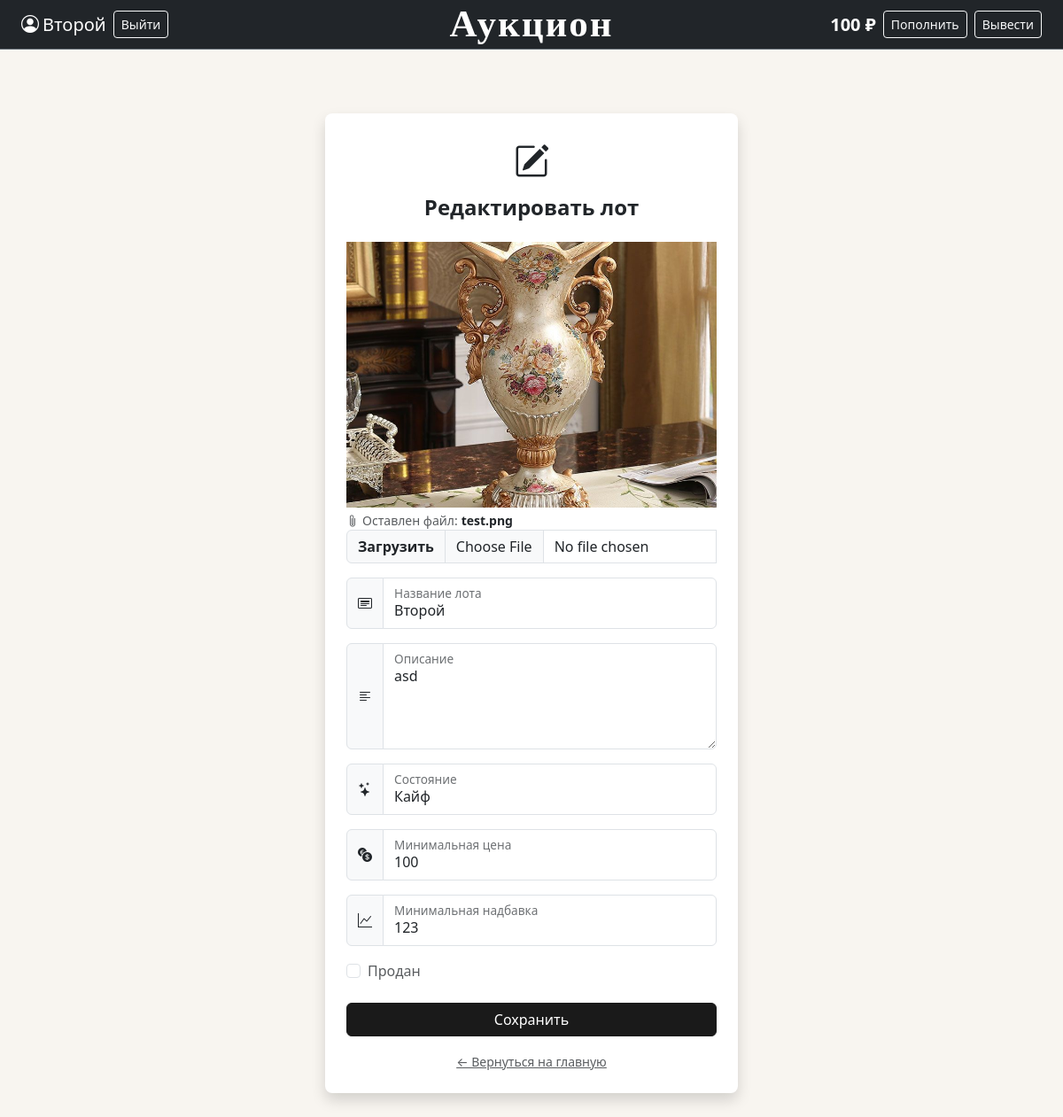
Screenshot of /lot/1 (signed in) with the database file from the repository.
### data/users.py (models this page shows, shortened)
class User(SqlAlchemyBase, UserMixin, SerializerMixin):
    __tablename__ = 'users'
    id = sqlalchemy.Column(sqlalchemy.Integer, primary_key=True, autoincrement=True)
    name = sqlalchemy.Column(sqlalchemy.String, nullable=True) # имя пользователя, заполняется пользователем
    email = sqlalchemy.Column(sqlalchemy.String, index=True, unique=True, nullable=True) # его почта, заполняется пользователем
    hashed_password = sqlalchemy.Column(sqlalchemy.String, nullable=True) # пароль, заполняется пользователем
    modified_date = sqlalchemy.Column(sqlalchemy.DateTime, default=datetime.datetime.now) # дата создания
    balance = sqlalchemy.Column(sqlalchemy.Integer, autoincrement=True, default=0) # баланс, автоматически = 0
    lots = orm.relationship("Lots", back_populates='user') # связь с другой бд

### data/lots.py (models this page shows)
class Lots(SqlAlchemyBase, SerializerMixin):
    __tablename__ = 'lots'
    id = sqlalchemy.Column(sqlalchemy.Integer,
                           primary_key=True,
                           autoincrement=True)
    name = sqlalchemy.Column(sqlalchemy.String, nullable=True) # имя лота
    file = sqlalchemy.Column(sqlalchemy.String, nullable=True) # название файла
    description = sqlalchemy.Column(sqlalchemy.String, nullable=True) # описание
    condition = sqlalchemy.Column(sqlalchemy.String, nullable=True) # состояние лота
    minimal_cost = sqlalchemy.Column(sqlalchemy.Integer, nullable=True) # минимальная цена
    minimum_premium = sqlalchemy.Column(sqlalchemy.Integer, nullable=True) # минимальная надбавка
    curr_cost = sqlalchemy.Column(sqlalchemy.Integer, nullable=True) # текущая максимальная стоимость товара
    owner_id = sqlalchemy.Column(sqlalchemy.Integer, sqlalchemy.ForeignKey("users.id")) # id собственника товара
    is_selled = sqlalchemy.Column(sqlalchemy.Boolean, default=False) # продан ли товар
    end_date = sqlalchemy.Column(sqlalchemy.DateTime, nullable=True) # дата окончания
    user = orm.relationship("User")

### main.py (the view, shortened to what this page needs)
@app.route('/lot/<int:id>', methods=['GET', 'POST'])
@login_required
def edit_lot(id):
    form = EditLotForm()
    db_sess = db_session.create_session()
    try:
        lot = db_sess.query(Lots).filter(Lots.id == id).first()
        if not lot or not (current_user.id == lot.owner_id or current_user.id == 1):
            abort(404)
        if request.method == 'GET':
            form.name.data = lot.name
            form.description.data = lot.description
            form.condition.data = lot.condition
            form.minimal_cost.data = lot.minimal_cost
            form.minimum_premium.data = lot.minimum_premium
            form.is_selled.data = lot.is_selled
        return render_template('edit_lot.html', title='Редактирование лота', form=form, lot=lot)
    finally:
        db_sess.close()

### forms/lot.py
class EditLotForm(FlaskForm):
    name = StringField('Название лота', validators=[DataRequired()])
    media = FileField('Выберите медиа файл', validators=[
        Optional(),
        FileAllowed(['jpg', 'png', 'mp4', 'webm'], 'Только фото или видео!')
    ])
    description = TextAreaField('Описание', validators=[DataRequired()])
    condition = StringField('Состояние', validators=[DataRequired()])
    minimal_cost = IntegerField('Минимальная цена', validators=[DataRequired()])
    minimum_premium = IntegerField('Минимальная надбавка', validators=[DataRequired()])
    is_selled = BooleanField('Продан')
    submit = SubmitField('Сохранить')

### data/db_session.py (called while the page is built)
def create_session() -> Session:
    global __factory
    return __factory()

### main.py (called while the page is built)
@login_manager.user_loader
def load_user(user_id):
    db_sess = db_session.create_session()
    try:
        return db_sess.get(User, user_id)
    finally:
        db_sess.close()

### templates/edit_lot.html (shortened to what this page needs)
{% extends "base.html" %}
{% block content %}
<div class="row justify-content-center mt-5 mb-5">
    <div class="col-md-5">
        <div class="card shadow border-0">
            <div class="card-body p-4">
                <div class="text-center mb-4">
                    <i class="bi bi-pencil-square fs-1 text-dark"></i>
                    <h4 class="mt-2 fw-bold">Редактировать лот</h4>
                </div>
                <form action="" method="post" enctype="multipart/form-data">
                    {% if lot.file.endswith('.mp4') or lot.file.endswith('.webm') %}
                        <video autoplay muted loop playsinline
                               class="card-img-top w-100"
                               style="object-fit: cover; height: 300px;">
                            <source src="{{ url_for('static', filename='img/lots_img/' + lot.file) }}" type="video/mp4">
                        </video>
                    {% else %}
                        <img src="{{ url_for('static', filename='img/lots_img/' + lot.file) }}"
                             class="img-fluid w-100"
                             style="object-fit: cover; height: 300px;">
                    {% endif %}
                    <div id="current-file-help" class="form-text text-muted mt-1 d-flex align-items-center gap-1">
                        <i class="bi bi-paperclip"></i>
                        Оставлен файл: <strong class="text-dark">{{ lot.file }}</strong>
                    </div>
                    <div class="input-group mb-3">
                        <label class="input-group-text fw-bold" for="media">Загрузить</label>
                        {{ form.media(class="form-control", id="media") }}<br>
                    </div>
                    <div class="input-group mb-3">
                        <span class="input-group-text"><i class="bi bi-card-heading"></i></span>
                        <div class="form-floating">
                            {{ form.name(class="form-control" + (" is-invalid" if form.name.errors else ""), id="floatingName", placeholder="Название") }}
                            {{ form.name.label(for="floatingName") }}
                        </div>
                    </div>
                    <div class="input-group mb-3">
                        <span class="input-group-text"><i class="bi bi-text-left"></i></span>
                        <div class="form-floating">
                            {{ form.description(class="form-control" + (" is-invalid" if form.description.errors else ""), id="floatingDesc", placeholder="Описание", style="height: 120px; resize: vertical;") }}
                            {{ form.description.label(for="floatingDesc") }}
                        </div>
                    </div>
                    <div class="input-group mb-3">
                        <span class="input-group-text"><i class="bi bi-stars"></i></span>
                        <div class="form-floating">
                            {{ form.condition(class="form-control" + (" is-invalid" if form.condition.errors else ""), id="floatingCondition", placeholder="Состояние") }}
                            {{ form.condition.label(for="floatingCondition") }}
                        </div>
                    </div>
                    <div class="input-group mb-3">
                        <span class="input-group-text"><i class="bi bi-currency-exchange"></i></span>
                        <div class="form-floating">
                            {{ form.minimal_cost(class="form-control" + (" is-invalid" if form.minimal_cost.errors else ""), id="floatingMinCost", placeholder="0") }}
                            {{ form.minimal_cost.label(for="floatingMinCost") }}
                        </div>
                    </div>
                    <div class="input-group mb-3">
                        <span class="input-group-text"><i class="bi bi-graph-up"></i></span>
                        <div class="form-floating">
                            {{ form.minimum_premium(class="form-control" + (" is-invalid" if form.minimum_premium.errors else ""), id="floatingPremium", placeholder="0") }}
                            {{ form.minimum_premium.label(for="floatingPremium") }}
                        </div>
                    </div>
                    <div class="mb-4 form-check">
                        {{ form.is_selled(class="form-check-input") }}
                        {{ form.is_selled.label(class="form-check-label text-muted") }}
                    </div>
                    <div class="d-grid">
                        {{ form.submit(class="btn btn-dark") }}
                    </div>
                    <div class="text-center mt-3">
                        <a href="/" class="text-muted small">← Вернуться на главную</a>
                    </div>
                </form>
            </div>
        </div>
    </div>
</div>
{% endblock %}

### templates/base.html (shortened to what this page needs)
<!DOCTYPE html>
<html lang="ru">
<head>
    <link rel="stylesheet" href="https://cdn.jsdelivr.net/npm/bootstrap@5.3.0/dist/css/bootstrap.min.css">
    <link rel="stylesheet" href="https://cdn.jsdelivr.net/npm/bootstrap-icons@1.11.0/font/bootstrap-icons.css">
    <link rel="stylesheet" href="{{ url_for('static', filename='css/style.css') }}">
</head>
<body>
<nav class="navbar navbar-dark bg-dark border-bottom border-secondary">
    <div class="container-fluid px-4">
        <div class="d-flex align-items-center gap-2">
            {% if current_user.is_authenticated %}
                <a class="text-white text-decoration-none d-flex align-items-center gap-1 fs-5">
                    <i class="bi bi-person-circle"></i>
                    {{ current_user.name }}
                </a>
                <a class="btn btn-sm btn-outline-light" href="/logout">Выйти</a>
            {% else %}
                <a class="btn btn-sm btn-outline-light" href="/register">Зарегистрироваться</a>
                <a class="btn btn-sm btn-light" href="/login">Войти</a>
            {% endif %}
        </div>
        <a class="navbar-brand position-absolute start-50 translate-middle-x fw-bold"
           href="/"
           style="font-size: 43px; font-family: 'Georgia', serif; letter-spacing: 2px;"
        >Аукцион</a>
        <div class="d-flex align-items-center gap-2 ms-auto">
            {% if current_user.is_authenticated %}
                <span class="text-white fw-semibold fs-5">{{ current_user.balance }} ₽</span>
                <a class="btn btn-sm btn-outline-light" href="/balance">Пополнить</a>
                <a class="btn btn-sm btn-outline-light" href="/balance">Вывести</a>
            {% endif %}
        </div>
    </div>
</nav>
<div class="container-fluid px-4 py-4">
    {% block content %}
    {% endblock %}
</div>
</body>
</html>

### static/css/style.css (style rules this page uses)
body { background-color: #f8f5f0; color: #1a1a1a; }
.navbar { min-height: 56px; }
.card { background-color: #fff; border-radius: 8px; }
.btn-dark { background-color: #1a1a1a; border-color: #1a1a1a; }
a { color: #1a1a1a; }
.card { transition: transform 0.15s, box-shadow 0.15s; }

### rows the page displays
User: name "Второй", balance "100"
Lots: file (picture), file "test.png", name "Второй", description "asd", condition "Кайф", minimal_cost "100", minimum_premium "123"
